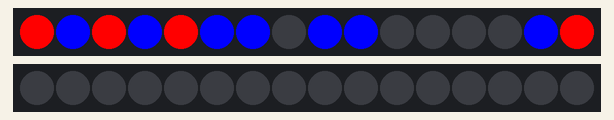
This sketch was run on a simulated Arduino Uno, built with avr-gcc and run on an emulated ATmega328P. Parts: 2 × 16 RGB LEDs in strip order, left to right. What the sketch prints to the serial monitor is not drawn.

Above: at 0.06 s.
At 9.72 s:
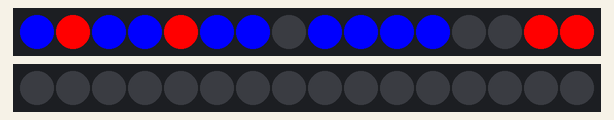
At 19.38 s:
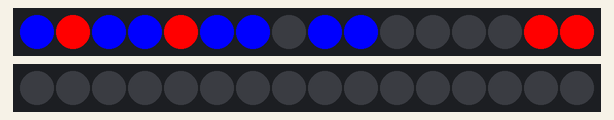
At 28.7 s:
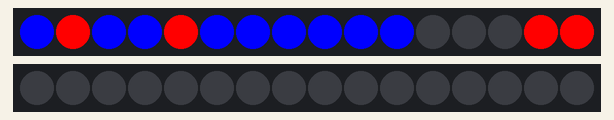
At 38.78 s:
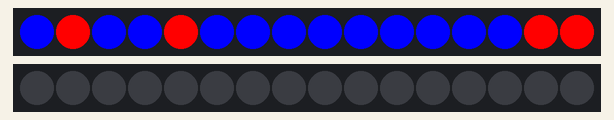

The sketch:

SphereLights2.ino
```cpp
// (licence header left out)
#include <SoftwareSerial.h>
#include <Adafruit_NeoPixel.h>
#ifdef __AVR__
#include <avr/power.h>
#endif

#define PIN            6
#define NUMPIXELS      16

SoftwareSerial mySerial(2, 3); // RX, TX

Adafruit_NeoPixel pixels = Adafruit_NeoPixel(NUMPIXELS, PIN, NEO_GRB + NEO_KHZ800);
Adafruit_NeoPixel strip = Adafruit_NeoPixel(16, PIN, NEO_GRB + NEO_KHZ800);
int lights;
int sound = 0;
long lights2 = 0;
int soundnumber=0;


char posarray[7];
int playaudio=0;
int  i;

unsigned long previousMillis = 0;        // will store last time LED was updated

// constants won't change :
const long interval = 100;           // interval at which to blink (milliseconds)
int ledState = LOW;

void setup() {

  Serial.begin(19200);

  mySerial.begin(19200);

  pixels.begin(); // This initializes the NeoPixel library.
  strip.begin();
  strip.show(); // Initialize all pixels to 'off'

}

void loop() {

Serial.print(lights2);

if(mySerial.read() == ','){
while(mySerial.available() >= 6)  {

    for(i = 0; i < 7; i ++) {


        posarray[i] = mySerial.read();
}
    }
}

delay(10);
lights2 = posarray[5];


if (lights2 == 6) {

theaterChase(strip.Color(127, 127, 127), 50); // White

pixels.show();
lights2 = 1;
}


if (lights<100) {
 pixels.setPixelColor(0, pixels.Color(255,0,0));
 pixels.setPixelColor(1, pixels.Color(0,0,255));
 pixels.setPixelColor(2, pixels.Color(255,0,0));
 pixels.setPixelColor(14, pixels.Color(0,0,255));
 pixels.setPixelColor(15, pixels.Color(255,0,0));

}


if ((lights<200)&&(lights>100)) {
 pixels.setPixelColor(0, pixels.Color(0,0,255));
 pixels.setPixelColor(1, pixels.Color(255,0,0));
 pixels.setPixelColor(2, pixels.Color(0,0,255));

 pixels.setPixelColor(14, pixels.Color(255,0,0));
 pixels.setPixelColor(15, pixels.Color(0,0,255));

}

 pixels.setPixelColor(8, pixels.Color(0,0,255));
  pixels.setPixelColor(9, pixels.Color(0,0,255));


if (lights>100) {
 pixels.setPixelColor(10, pixels.Color(0,0,255));
}

if (lights>200) {
 pixels.setPixelColor(11, pixels.Color(0,0,255));
}

if (lights>300) {
 pixels.setPixelColor(12, pixels.Color(0,0,255));
}

if (lights>400) {
 pixels.setPixelColor(13, pixels.Color(0,0,255));
}

if (lights>500) {
 pixels.setPixelColor(10, pixels.Color(0,0,0));
 pixels.setPixelColor(11, pixels.Color(0,0,0));
 pixels.setPixelColor(12, pixels.Color(0,0,0));
 pixels.setPixelColor(13, pixels.Color(0,0,0));
}

 pixels.setPixelColor(15, pixels.Color(255,0,0));
 pixels.setPixelColor(3, pixels.Color(0,0,255));
 pixels.setPixelColor(4, pixels.Color(255,0,0));
 pixels.setPixelColor(5, pixels.Color(0,0,255));
 pixels.setPixelColor(6, pixels.Color(0,0,255));


unsigned long currentMillis = millis();

  if (currentMillis - previousMillis >= interval) {
    // save the last time you blinked the LED
    previousMillis = currentMillis;

    // if the LED is off turn it on and vice-versa:
    if (ledState == LOW) {
       pixels.setPixelColor(7, pixels.Color(0,0,255));

       ledState = HIGH;
    } else {
       pixels.setPixelColor(7, pixels.Color(0,0,0));

       ledState = LOW;
    }
  }


pixels.show(); // This sends the updated pixel color to the hardware.
lights++;
if (lights>600){
  lights=0;
}
}


//Theatre-style crawling lights.
void theaterChase(uint32_t c, uint8_t wait) {
  for (int j=0; j<10; j++) {  //do 10 cycles of chasing
    for (int q=0; q < 3; q++) {
      for (int i=0; i < strip.numPixels(); i=i+3) {
        strip.setPixelColor(i+q, c);    //turn every third pixel on
      }
      strip.show();

      delay(wait);

      for (int i=0; i < strip.numPixels(); i=i+3) {
        strip.setPixelColor(i+q, 0);        //turn every third pixel off
      }
    }
  }
}
```
